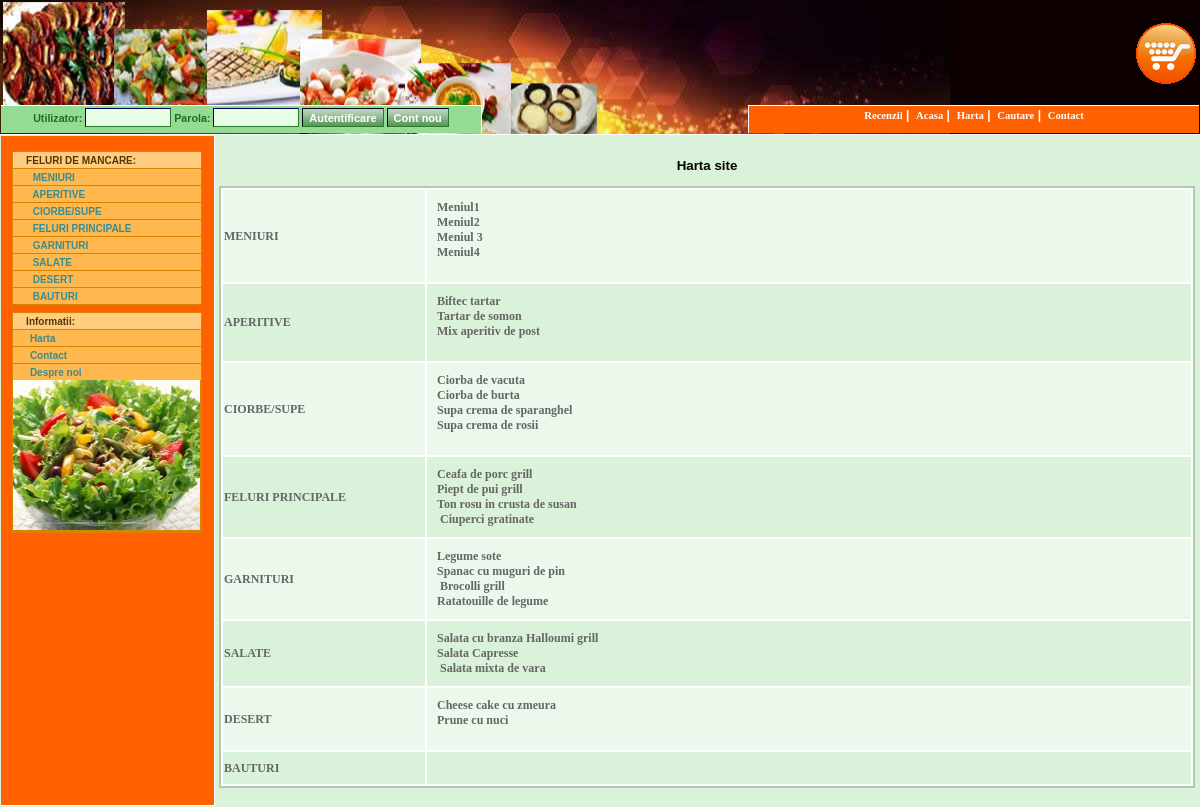
The app's page /harta_site1.php with its own data.
### tables this page shows
CREATE TABLE `tcategorii` (
  `fIdCategorie` int(11) UNSIGNED NOT NULL,
  `fNumeCategorie` varchar(50) NOT NULL DEFAULT ''
);

CREATE TABLE `tproduse` (
  `fIdProdus` int(11) UNSIGNED NOT NULL,
  `fIdSubcategorie` int(11) UNSIGNED NOT NULL DEFAULT '0',
  `fNumeProdus` varchar(255) NOT NULL DEFAULT '',
  `fCodProdus` varchar(50) DEFAULT NULL,
  `fImagine` varchar(100) DEFAULT NULL,
  `fDescriere` varchar(255) DEFAULT NULL,
  `fPret` varchar(50) NOT NULL DEFAULT '0'
);

### harta_site1.php (the view, shortened to what this page needs)
<?php
	include_once("./include/functions.inc.php");
?>
<?php fInsertDocType(); ?>
<head>
<?php fInsertCSS(); ?>
</head>
<body>
	<table class="maintable">
		<tr style="height: 132px;">
			<td id="header">
			<?php fInsertCartLink(); ?>
			<?php fInsertLoginArea(); ?>
			<?php fInsertTopMenu(); ?>
			</td>
		</tr>
		<tr>
			<td>
				<table class="contenttable">
					<tr>
						<td class="leftcolcontainer">
							<table class="leftcoltable">
								<tr>
									<td>
									</td>
								</tr>
								<tr style="height: 5px;"><td></td></tr>
								<?php fInsertCategLeftMenu(); ?>
								<tr style="height: 5px;"><td></td></tr>
								<?php fInsertInfoLeftMenu(); ?>
								<tr style="height: 5px;"><td></td></tr>
							</table>
						</td>
						<td id="maincontent">
						<table style="width: 100%;">
						<tr><td>
						<h1 class="pageheader">Harta site</h1>
						<p class="pagecontent">
						<?php
						$strSQL = "SELECT * FROM tcategorii";
						$result = mysql_query($strSQL);
						if (mysql_num_rows($result) > 0) {
							echo "<table style=\"width: 100%; background-color: #FFFFFF; border: 2px #B1C9B1 solid; font-size: 9pt;\">\n";
							$intIndex = 1;
							while ($row = mysql_fetch_array($result)) {
								$intIndex = 3 - $intIndex;
								$intIdCategorie = $row['fIdCategorie'];
								$strNumeCategorie = $row['fNumeCategorie'];
								$strSQLSub = "SELECT * FROM tsubcategorii WHERE fIdCategorie=$intIdCategorie";
								$resultSub = mysql_query($strSQLSub);
								if ($intIndex == 1) {
									echo "<tr class=\"categlistrow1\">\n";
								} else {
									echo "<tr class=\"categlistrow2\">\n";
								}
								echo "<td style=\"width: 200px; text-align: left;\"><a class=\"ProdNameLink\" href=\"categorii.php?intIdCategorie=$intIdCategorie\">$strNumeCategorie</a></td>\n";
								echo "<td style=\"vertical-align: top; text-align: justify; padding: 10px;\">\n";
								echo "<table width=\"100%\" border=\"0\">";
								if (mysql_num_rows($resultSub) > 0) {
									while ($rowSub = mysql_fetch_array($resultSub)) {
										echo "<tr>";
										$intIdSubcategorie = $rowSub['fIdSubcategorie'];
										$strSQLProduse = "SELECT * FROM tproduse WHERE fIdSubcategorie=$intIdSubcategorie";
										$resultProduse = mysql_query($strSQLProduse);
										if (mysql_num_rows($resultProduse) > 0) {
											while ($rowProduse = mysql_fetch_array($resultProduse)) {
												$strNumeProdus = $rowProduse['fNumeProdus'];
												echo "<a class=\"ProdNameLink\" >$strNumeProdus</a><br />\n";
											}
										} else {
											echo "&nbsp;";
										}
										echo "</td>";
										echo "</tr>";
									}
								} else {
									echo "&nbsp;";
								}
								echo "</table>";
								echo " </td>\n";
								echo "</tr>\n";
							}
						}
						?>
</body>
</html>

### include/functions.inc.php (shortened to what this page needs)
<?php
function fInsertCSS() {
	echo "<link type=\"text/css\" rel=\"stylesheet\" href=\"./css/style.css\" />\n";
}
function fInsertDocType() {
	echo "<!DOCTYPE html PUBLIC \"-//W3C//DTD XHTML 1.0 Strict//EN\"     \"http://www.w3.org/TR/xhtml1/DTD/xhtml1-strict.dtd\">\n";
	echo "<html xmlns=\"http://www.w3.org/1999/xhtml\" xml:lang=\"en\" lang=\"en\">\n";
}
function fInsertLoginArea() {
	echo "<div id=\"loginarea\">\n";
	$intIdUtilizator =isset($_SESSION['intIdUtilizator']) ? $_SESSION['intIdUtilizator'] : '';
	if ($intIdUtilizator  > 0) {
		echo "Bine ai venit " . $_SESSION['strNumeUtilizator'] . " &nbsp; <a class=\"TopMyAccountLink\" href=\"contul_meu.php\">:: Contul meu</a> &nbsp; | &nbsp; <a class=\"LogoutLink\" href=\"execute.php?action=logout\">:: Iesire</a>\n";
	} else {
		echo "<form action=\"execute.php?action=login\" method=\"post\" style=\"display: inline;\" onsubmit=\"return fValidateLogin();\">\n";
		echo "<fieldset style=\"padding: 0px; border: 0px;\">\n";
		echo "<label class=\"loginlabel\" for=\"txtNumeUtilizator\">Utilizator:</label>\n";
		echo "<input class=\"logininput\" type=\"text\" name=\"txtNumeUtilizator\" id=\"txtNumeUtilizator\" maxlength=\"32\" />\n";
		echo "<label class=\"loginlabel\" for=\"txtParola\">Parola:</label>\n";
		echo "<input class=\"logininput\" type=\"password\" name=\"txtParola\" id=\"txtParola\" maxlength=\"32\" />\n";
		echo "<input type=\"submit\" alt=\"Autentificare\" class=\"loginbutton\" name=\"cmdLogin\" id=\"cmdLogin\" value=\"Autentificare\" />\n";
		echo "<input type=\"button\" alt=\"Cont nou\" class=\"loginbutton\" onclick=\"location.href='inregistrare.php'\" name=\"cmdRegister\" id=\"cmdRegister\" value=\"Cont nou\" />\n";
		echo "</fieldset>\n";
		echo "</form>\n";
	}
	echo "</div>\n";
}
function fInsertTopMenu() {
	echo "<span id=\"topmenu\">\n";
echo "<a href=\"recenzii.php\">Recenzii</a>&nbsp;|&nbsp;\n";
	echo "<a href=\"index.php\">Acasa</a>&nbsp;|&nbsp;\n";
	echo "<a href=\"harta_site1.php\">Harta</a>&nbsp;|&nbsp;\n";
	echo "<a href=\"harta_site.php\">Cautare</a>&nbsp;|&nbsp;\n";
	echo "<a href=\"contact.php\">Contact</a>\n";
	echo "</span>\n";
}
function fInsertCategLeftMenu() {
	echo "<tr>\n";
	echo "<td style=\"text-align: center;\" valign=\"top\">\n";
	echo "<div id=\"divcategmenu\">\n";
	echo "<div class=\"item\">\n";
	echo "<div class=\"leftmenu\">\n";
	echo "<h1> &nbsp;  &nbsp; FELURI DE MANCARE:</h1>\n";
	$strSQL = "SELECT * FROM tcategorii ORDER BY fIdCategorie";
	$result = mysql_query($strSQL);
	if (mysql_num_rows($result) > 0) {
		while ($row = mysql_fetch_array($result)) {
			echo "<a href=\"categorii.php?intIdCategorie=" . $row['fIdCategorie'] . "\"> &nbsp;  &nbsp;  &nbsp; " . $row['fNumeCategorie'] . "</a>\n";
		}
	} else {
		echo "<div style=\"padding: 10px; text-align: center;\">Nici un tip de produse.</div>\n";
	}
	echo "</div>\n";
	echo "</div>\n";
	echo "</div>\n";
	echo "</td>\n";
	echo "</tr>\n";
}
function fInsertInfoLeftMenu() {
	echo "<tr>\n";
	echo "<td style=\"text-align: center;\">\n";
	echo "<div id=\"divinfomenu\">\n";
	echo "<div class=\"item\">\n";
	echo "<div class=\"leftmenu\">\n";
	echo "<h1> &nbsp;  &nbsp; Informatii:</h1>\n";
	echo "<a href=\"harta_site1.php\">&nbsp;  &nbsp;  &nbsp;Harta</a>\n";
	echo "<a href=\"contact.php\">&nbsp;  &nbsp;  &nbsp;Contact</a>\n";
	echo "<a href=\"garantie.php\"> &nbsp;  &nbsp;  &nbsp;Despre noi</a>\n";
	echo "<img src=\"pr.jpg\" width=\"187\" height=\"150\" border=\"0\">";
	echo "</div>\n";
	echo "</div>\n";
	echo "</div>\n";
	echo "</td>\n";
	echo "</tr>\n";
}
function fInsertCartLink() {
	echo "<table id=\"cart\"><tr><td>\n";
	echo "<a href=\"rezervare.php\"><img alt=\"Cosul de cumparaturi\" src=\"./images/cart.gif\" /></a>\n";
	echo "</td></tr></table>\n";
}
?>

### css/style.css (style rules this page uses)
body { background: #D9F2D9; text-align: center; font-family: Verdana, Arial, Helvetica, sans-serif; color: #666666; margin:0px; font-size: 10pt; }
img { border: 0px none; }
#topmenu { padding-top: 2px; text-align: center; font-weight: bold; color: #FFFFFF; width: 450px; height: 25px; background-color: #FF6000; border-top: 1px #FFFFFF solid; border-left: 1px #FFFFFF solid; float: right; vertical-align: bottom; font-size: 9pt; }
#topmenu a:link, #topmenu a:visited { font-family: Verdana, Tahoma; color: #FFFFFF; font-weight: bold; font-size: 8pt; text-decoration: none; }
#header { width:100%; height:132px; background: #0D0000; text-align: left; background-image: url(../images/header11.jpg); background-repeat: no-repeat; text-align: right; vertical-align: bottom; border-bottom: 1px solid #FFFFFF; }
#divcategmenu { text-align: justify; margin: 0 10px 0 0; padding: 0; color: #573604; font-weight: bold; font-size: 7.5pt; width: 190px; background: none; font-family: Verdana, Geneva, Arial, Helvetica, sans-serif; }
#divcategmenu .item { margin: 0px; padding: 0px; background: #E4E4E4; }
#divcategmenu .leftmenu { margin: 0px; padding: 0px; border: 1px solid #D98303; background: #D98303; }
#divcategmenu h1 { margin: 0; padding: 3px 1px 2px 2px; font-size: 10px; background-color: #FFCC80 }
#divcategmenu a:link, #divcategmenu a:visited { margin-top: 1px; padding: 3px 3px 2px 3px; display: block; text-decoration: none; color: #378D93; background: #FFB84D; }
#divinfomenu { text-align: justify; margin: 0 10px 0 0; padding: 0; color: #573604; font-weight: bold; font-size: 7.5pt; width: 190px; background: none; font-family: Verdana, Geneva, Arial, Helvetica, sans-serif; }
#divinfomenu .item { margin: 0px; padding: 0px; background: #E4E4E4; }
#divinfomenu .leftmenu { margin: 0px; padding: 0px; border: 1px solid #D98303; background: #D98303; }
#divinfomenu h1 { margin: 0; padding: 3px 1px 2px 2px; font-size: 10px; background-color: #FFCC80 }
#divinfomenu a:link, #divinfomenu a:visited { margin-top: 1px; padding: 3px 3px 2px 3px; display: block; text-decoration: none; color: #378D93; background: #FFB84D; }
#maincontent { background: #D9F2D9; vertical-align: top; padding-top: 10px; }
.maintable { width: 100%; border: 0px; padding: 0px; border-spacing: 0px; border-collapse: collapse; }
.leftcoltable { width: 100%; height: 100%; padding-top: 0px; border-spacing: 0px; border-collapse: collapse; }
.leftcolcontainer { text-align: center; width: 130px; border-right: 1px solid #FFFFFF; border-bottom: 1px solid #FFFFFF; background: #FF6000; padding-left: 10px; padding-top: 7px; vertical-align: top; }
.contenttable { width: 100%; padding: 0px; border-spacing: 0px; border-collapse: collapse; }
#cart { width: 100px; height: 100px; margin-left: auto; }
#loginarea { padding-top: 2px; text-align: center; font-weight: bold; color: #FFFFFF; width: 480px; height: 25px; background-color: #94DB94; border-top: 1px #FFFFFF solid; border-right: 1px #FFFFFF solid; float: left; vertical-align: bottom; font-size: 8pt; }
.loginbutton { background: url(../images/bglogin.gif); border-right: #2A7A2A 1px solid; border-bottom: #2A7A2A 1px solid; border-top: #000022 1px solid; border-left: #000022 1px solid; font-size: 11px; color: #FFFFFF; font-family: tahoma,sans-serif; font-weight: bold; height: 19px; text-decoration: none; }
.logininput { padding-left: 2px; background-color: #E6FFE6; border-right: #2A7A2A 1px solid; border-bottom: #2A7A2A 1px solid; border-top: #000066 1px solid; border-left: #000022 1px solid; font-size: 8pt; color: #144E14; font-family: tahoma, verdana, sans-serif; font-weight: bold; height: 15px; text-decoration: none; width: 80px; }
.loginlabel { color: #256A25; font-size: 8pt; }
.pageheader { font-family: Tahoma, Verdana, Arial; font-size: 10pt; color: #000000; text-align: center; }
.pagecontent { font-family: Tahoma, Verdana, Arial; font-size: 10pt; color: #000000; text-align: justify; }
.ProdNameLink { font-family: Verdana, Tahoma; color: #666666; font-weight: bold; font-size: 9pt; text-decoration: none; }
.categlistrow1 { background-color: #D9F2D9; font-size: 8pt; padding: 5px; }
.categlistrow2 { background-color: #EBF8EB; font-size: 8pt; padding: 5px; }

### records on screen
tcategorii: fNumeCategorie "MENIURI"
tcategorii: fNumeCategorie "APERITIVE"
tcategorii: fNumeCategorie "CIORBE/SUPE"
tcategorii: fNumeCategorie "FELURI PRINCIPALE"
tcategorii: fNumeCategorie "GARNITURI"
tcategorii: fNumeCategorie "SALATE"
tcategorii: fNumeCategorie "DESERT"
tcategorii: fNumeCategorie "BAUTURI"
tproduse: fNumeProdus "Meniul1"
tproduse: fNumeProdus "Meniul2"
tproduse: fNumeProdus "Meniul 3"
tproduse: fNumeProdus "Meniul4"
tproduse: fNumeProdus "Biftec tartar"
tproduse: fNumeProdus "Tartar de somon"
tproduse: fNumeProdus "Mix aperitiv de post"
tproduse: fNumeProdus "Ciorba de vacuta"
tproduse: fNumeProdus "Ciorba de burta"
tproduse: fNumeProdus "Supa crema de sparanghel"
tproduse: fNumeProdus "Supa crema de rosii"
tproduse: fNumeProdus "Ceafa de porc grill"
tproduse: fNumeProdus "Piept de pui grill"
tproduse: fNumeProdus "Ton rosu in crusta de susan"
tproduse: fNumeProdus "Ciuperci gratinate"
tproduse: fNumeProdus "Legume sote"
tproduse: fNumeProdus "Spanac cu muguri de pin"
tproduse: fNumeProdus "Brocolli grill"
tproduse: fNumeProdus "Ratatouille de legume"
tproduse: fNumeProdus "Salata cu branza Halloumi grill"
tproduse: fNumeProdus "Salata Capresse"
tproduse: fNumeProdus "Salata mixta de vara"
tproduse: fNumeProdus "Cheese cake cu zmeura"
tproduse: fNumeProdus "Prune cu nuci"
